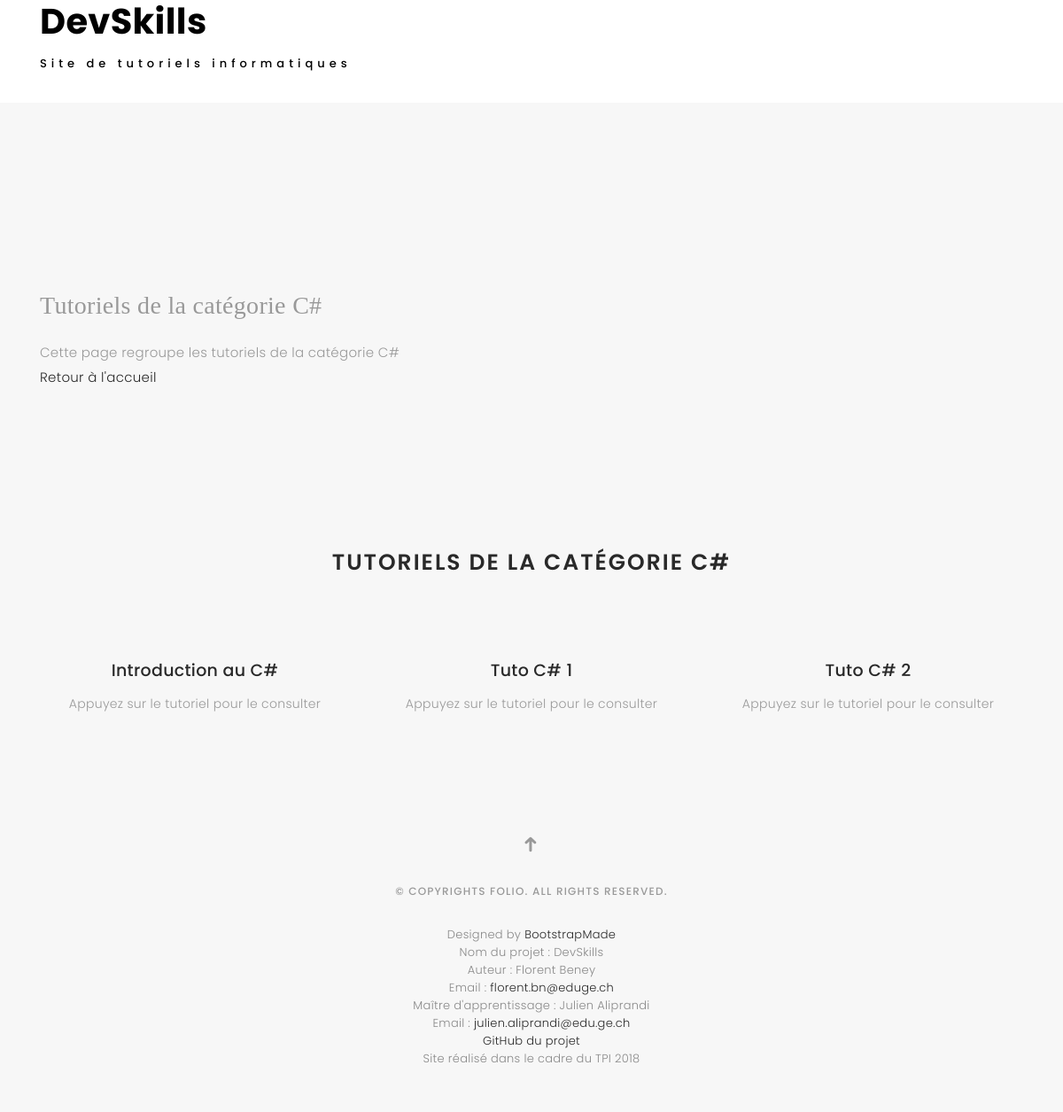
/categorie.php?idCategorie=2 (signed in), run on an earlier commit of the app's database.
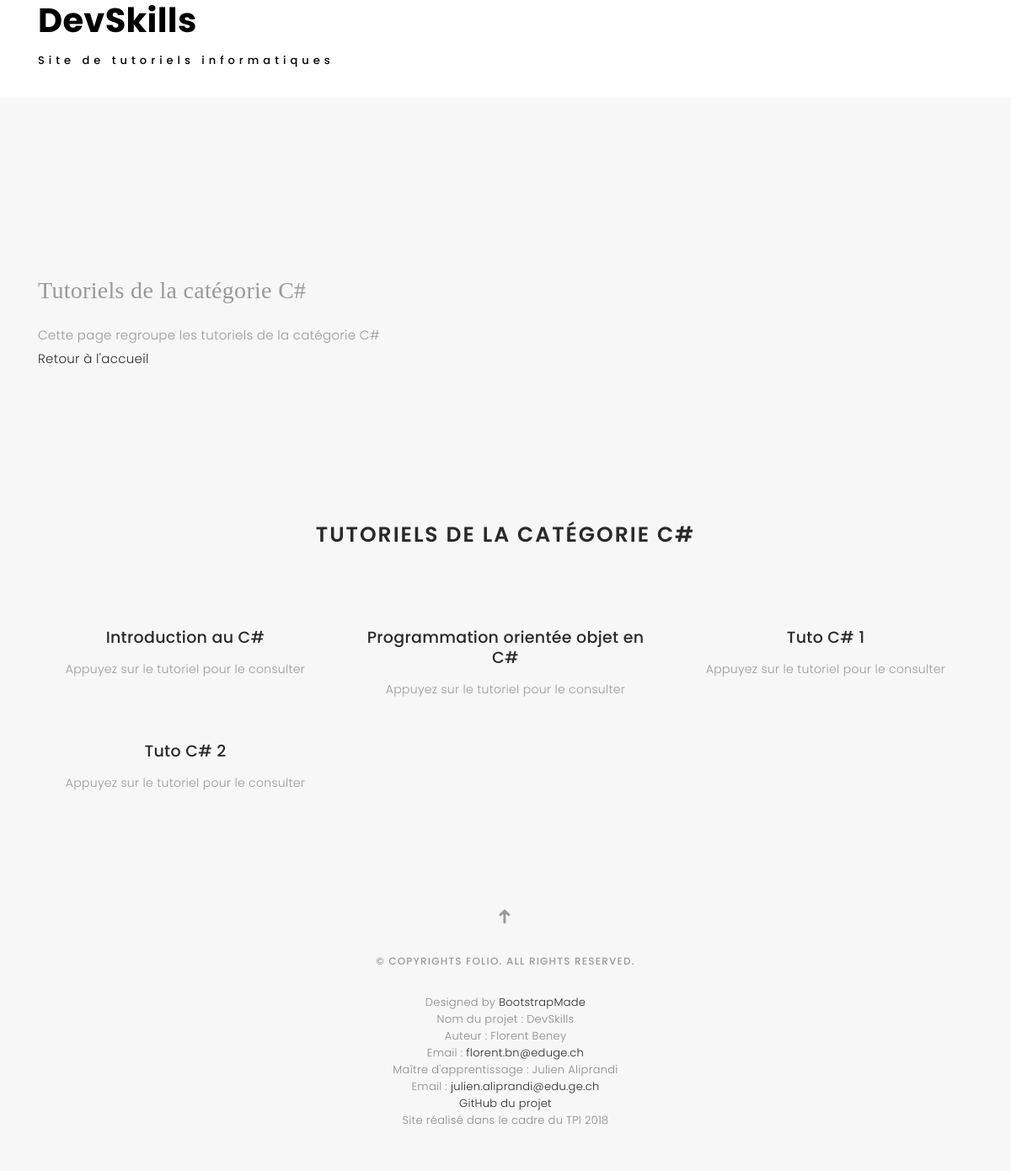
And on a later commit of the database.
### tables this page shows
CREATE TABLE `categorie` (
  `id` int(11) NOT NULL,
  `nom` varchar(100) NOT NULL,
  `description` varchar(500) NOT NULL,
  `lienImage` varchar(100) NOT NULL
);

CREATE TABLE `tutoriel` (
  `id` int(11) NOT NULL,
  `titre` varchar(100) NOT NULL,
  `contenu` blob NOT NULL,
  `idCategorie` int(11) NOT NULL
);

### functPHP/PDO.php (called while the page is built, shortened)
<?php
function connecteur(){
    static $dbc = null;
    if ($dbc == null) {
        try{
            $dbc = new PDO('mysql:host=' . DB_HOST . ';dbname=' . DB_NAME, DB_USER, DB_PASSWORD,
                    array(PDO::MYSQL_ATTR_INIT_COMMAND => "SET NAMES utf8", PDO::ATTR_PERSISTENT => TRUE));
        } catch (Exception $e) {
            echo 'Erreur : ' . $e->getMessage() . '<br/>';
            echo 'N° : ' . $e->getCode();
            die('Could not connect to MySQL');
        }
    }
    return $dbc;
}

### functPHP/functions.php (called while the page is built, shortened)
<?php
require 'PDO.php';
function GetTutorielByCategorie($id){
    $req = "SELECT tutoriel.id, titre, nom, lienImage
    FROM `tutoriel`, `categorie`
    WHERE idCategorie = categorie.id
    AND categorie.id = :id
    ORDER BY titre";
    $sth = connecteur()->prepare($req);
    $sth->execute(array(':id' => $id));
    return $sth->fetchAll(PDO::FETCH_ASSOC);
}
?>

### categorie.php (the view, shortened to what this page needs)
<?php
require 'functPHP/functions.php';
$idCategorie = filter_input(INPUT_GET, 'idCategorie', FILTER_VALIDATE_INT);
$tutoriels = GetTutorielByCategorie($idCategorie);
$nomCategorie = $tutoriels[0]['nom'];
?>
<!DOCTYPE html>
<html lang="fr">
<head>
    <?php include 'inc/templateCSS.inc.php'; ?>
</head>
<body>
    <div class="home">
        <div class="container">
            <div class="header-content">
                <h1>DevSkills</h1>
                <p>Site de tutoriels informatiques</p>
            </div>
        </div>
    </div>
    <div id="about" class="paddsection">
        <div class="container">
            <div class="row justify-content-between">
                <div class="col-lg-12">
                    <div class="about-descr">
                        <p class="p-heading">
                            Tutoriels de la catégorie <?php echo $nomCategorie; ?>
                        </p>
                        <p class="separator">
                            Cette page regroupe les tutoriels de la catégorie <?php echo $nomCategorie; ?>
                            <br><a href="accueil.php">Retour à l'accueil</a>
                        </p>
                    </div>
                </div>
            </div>
        </div>
    </div>
    <div id="journal" class="text-left paddsection">
        <div class="container">
            <div class="section-title text-center">
                <h2>Tutoriels de la catégorie <?php echo $nomCategorie; ?></h2>
            </div>
        </div>
        <div class="container">
            <div class="journal-block">
                <div class="row">
                    <?php foreach ($tutoriels as $value) { ?>
                        <div class="col-lg-4 col-md-6">
                            <div class="journal-info text-center">
                                <div class="journal-txt text-center">
                                    <h4>
                                        <a href="tutoriel.php?idTutoriel=<?php echo $value['id']; ?>" title="Consulter le tutoriel <?php echo $value['titre']; ?>">
                                            <?php echo $value['titre']; ?>
                                        </a>
                                    </h4>
                                    <p class="separator">
                                        Appuyez sur le tutoriel pour le consulter
                                    </p>
                                </div>
                            </div>
                        </div>
                    <?php } ?>
                </div>
            </div>
        </div>
    </div>
    <?php include 'inc/footer.inc.php'; ?>
</body>
</html>

### inc/templateCSS.inc.php (shortened to what this page needs)
<link href="assets/lib/bootstrap/css/bootstrap.min.css" rel="stylesheet">
<link href="assets/lib/ionicons/css/ionicons.min.css" rel="stylesheet">
<link href="assets/lib/owlcarousel/assets/owl.carousel.min.css" rel="stylesheet">
<link href="assets/lib/magnific-popup/magnific-popup.css" rel="stylesheet">
<link href="assets/lib/hover/hover.min.css" rel="stylesheet">
<link href="assets/css/style.css" rel="stylesheet">
<link href="assets/css/responsive.css" rel="stylesheet">

### inc/footer.inc.php
<div id="footer" class="text-center">
    <div class="container">
        <div class="socials-media text-center">
            <ul class="list-unstyled">
                <li><a href="#home" title="Haut de la page "><i class="ion-arrow-up-c"></i></a></li>
            </ul>
        </div>
        <p>&copy; Copyrights Folio. All rights reserved.</p>
        <div class="credits">
            Designed by <a href="https://bootstrapmade.com/">BootstrapMade</a>
            <br>
            Nom du projet : DevSkills
            <br>
            Auteur : Florent Beney
            <br>
            Email : <a href="mailto:florent.bn@eduge.ch">florent.bn@eduge.ch</a>
            <br>
            Maître d'apprentissage : Julien Aliprandi
            <br>
            Email : <a href="mailto:julien.aliprandi@edu.ge.ch">julien.aliprandi@edu.ge.ch</a>
            <br>
            <a href="https://github.com/Flobeney/DevSkills" title="GitHub" onclick="window.open(this.href); return false;">GitHub du projet</a>
            <br>
            Site réalisé dans le cadre du TPI 2018
            <br>
        </div>
    </div>
</div>

### assets/css/style.css (style rules this page uses)
body { background: #ffffff; color: #898989; font-family: 'Poppins', helvetica; font-size: 15px; font-weight: 300; line-height: 20px; letter-spacing: 0.02em; overflow-x: hidden; margin: 0 auto; padding: 0; -moz-box-sizing: border-box; -ms-box-sizing: border-box; -o-box-sizing: border-box; -webkit-box-sizing: border-box; box-sizing: border-box; }
h1, h2, h3, h4, h5, h6 { margin: 0; }
h2 { color: #292929; font-weight: 600; }
h4 { color: #292929; font-size: 14px; font-weight: 600; }
a { color: #292929; text-decoration: none !important; -moz-transition: all 0.5s ease-in-out 0s; -ms-transition: all 0.5s ease-in-out 0s; -o-transition: all 0.5s ease-in-out 0s; -webkit-transition: all 0.5s ease-in-out 0s; transition: all 0.5s ease-in-out 0s; }
p { margin: 25px 0; padding: 0; font-size: 15px; color: #999; line-height: 28px; }
.section-title { margin-bottom: 70px; }
.section-title h2 { font-size: 25px; letter-spacing: 2px; text-transform: uppercase; }
.paddsection { padding-top: 90px; padding-bottom: 90px; }
.header-content h1 { font-size: 40px; font-weight: 700; margin-bottom: 10px; color: #000; }
.header-content p { font-size: 13px; letter-spacing: 5px; margin-top: 0; margin-bottom: 30px; color: #000; font-weight: 500; }
#about { width: 100%; height: auto; background: #f7f7f7; padding-top: 190px; }
#about .about-descr .p-heading { font-family: 'Playfair Display', serif; font-size: 28px; text-align: left; }
#about .about-descr .separator { max-width: 80%; margin-bottom: 0; text-align: left; }
#journal, #journal-blog { height: auto; width: 100%; background: #f7f7f7; padding-bottom: 60px; position: relative; }
#journal .journal-block { display: inline-block; height: auto; width: 100%; }
#journal .journal-block .journal-info { position: relative; }
.journal-block .journal-info .journal-txt { padding: 25px 0px; position: relative; }
.journal-block .journal-info .journal-txt h4 a { display: block; font-size: 19px; line-height: 24px; margin: 0 0 13px 0; font-weight: 500; color: #292929; -moz-transition: all 0.5s ease-in-out 0s; -ms-transition: all 0.5s ease-in-out 0s; -o-transition: all 0.5s ease-in-out 0s; -webkit-transition: all 0.5s ease-in-out 0s; transition: all 0.5s ease-in-out 0s; }
.journal-block .journal-info .journal-txt p { margin: 0; font-size: 14px; line-height: 24px; }
#footer { background: #f7f7f7; padding-top: 50px; padding-bottom: 50px; }
#footer .socials-media { width: 100%; }
#footer .socials-media ul { display: inline-block; float: none; margin: 0 0 20px 0; }
#footer .socials-media ul li { float: left; margin-left: 10px; margin-right: 10px; }
#footer .socials-media ul li a { font-size: 24px; color: #999; letter-spacing: 0.1em; font-weight: 500; background: transparent; text-transform: uppercase; -moz-transition: all 0.5s ease-in-out 0s; -ms-transition: all 0.5s ease-in-out 0s; -o-transition: all 0.5s ease-in-out 0s; -webkit-transition: all 0.5s ease-in-out 0s; transition: all 0.5s ease-in-out 0s; }
#footer p { font-size: 12px; letter-spacing: 0.1em; font-weight: 500; margin-top: 0; text-transform: uppercase; }
.credits { font-size: 13px; }

What changed in the data, as far as the page shows it:
added tutoriel: titre "Programmation orientée objet en C#"
